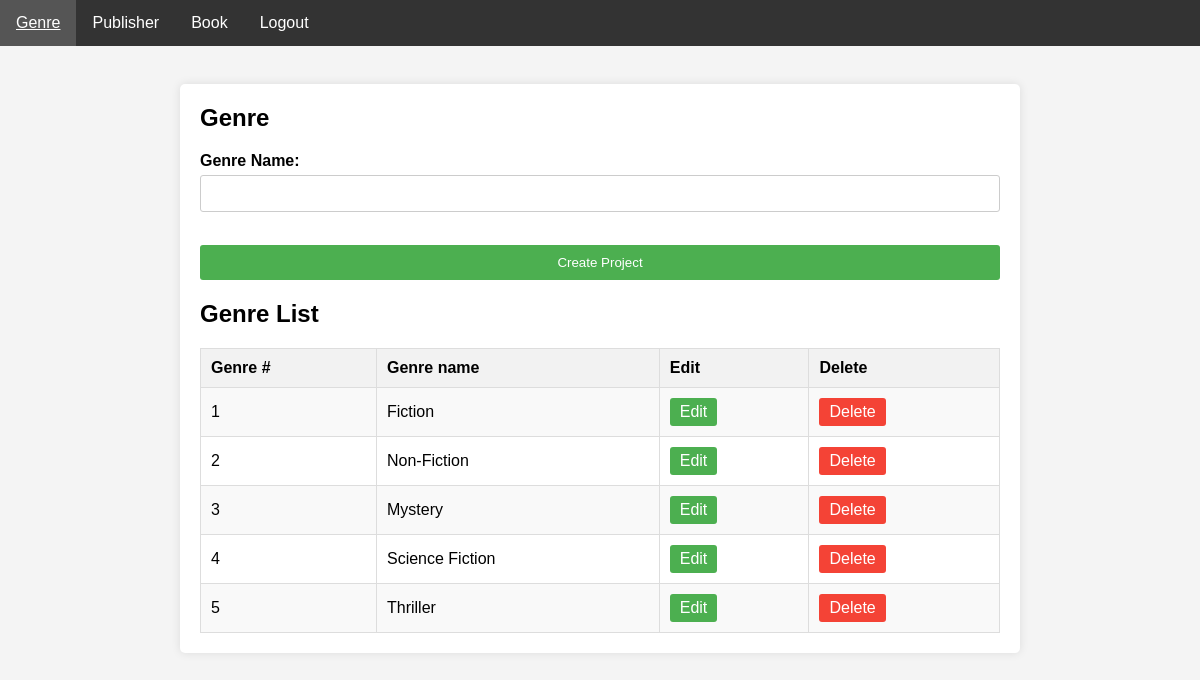
The page /CreateGenre.php on the database its author committed.
### tables this page shows
CREATE TABLE `genre` (
  `GenreID` int(11) NOT NULL,
  `GenreName` varchar(50) DEFAULT NULL
);

### CreateGenre.php (the view, shortened to what this page needs)
<?php
include 'db_config.php';
?>
<!DOCTYPE html>
<html>
<head>
</head>
<body>
    <?php include 'menu.php' ?>
<br />
<div class="container">
    <h2>Genre</h2>
    <form method="post" action="ProcessGenre.php">
        <label for="genre_name">Genre Name:</label>
        <input type="text" id="GenreName" name="GenreName" required><br><br>
        <input type="submit" value="Create Project">
    </form>
    <h2>Genre List</h2>
    <?php
    $sql = "SELECT * FROM genre";
    $result = $conn->query($sql);
    if ($result->num_rows > 0) {
        echo "<table>";
        echo "<tr><th>Genre #</th>
        <th>Genre name</th>
        <th>Edit</th><th>Delete</th></tr>";
        while ($row = $result->fetch_assoc()) {
            echo "<tr>";
            echo "<td>".$row['GenreID']."</td>";
            echo "<td>".$row['GenreName']."</td>";
            echo "<td><a class='edit-link' href='EditGenre.php?id=".$row['GenreID']."'>Edit</a></td>";
            echo "<td><a class='delete-link' href='DeleteGenre.php?id=".$row['GenreID']."'>Delete</a></td>";
            echo "</tr>";
        }
        echo "</table>";
    } else {
        echo "<p class='no-projects'>No projects found</p>";
    }
    ?>
</div>
</body>
</html>

### CreateGenre.php (style rules this page uses)
body { font-family: Arial, sans-serif; background-color: #f4f4f4; margin: 0; padding: 0; }
.container { max-width: 800px; margin: 20px auto; padding: 20px; background-color: #fff; border-radius: 5px; box-shadow: 0 0 10px rgba(0, 0, 0, 0.1); }
h2 { margin-top: 0; }
form { margin-bottom: 20px; }
label { display: block; margin-bottom: 5px; font-weight: bold; }
input[type="text"], input[type="date"], input[type="number"], select { width: 100%; padding: 10px; margin-bottom: 15px; border: 1px solid #ccc; border-radius: 3px; box-sizing: border-box; }
input[type="submit"] { background-color: #4CAF50; color: white; padding: 10px 20px; border: none; border-radius: 3px; cursor: pointer; width: 100%; }
table { width: 100%; border-collapse: collapse; }
th, td { padding: 10px; border: 1px solid #ddd; text-align: left; }
th { background-color: #f2f2f2; }
tr:nth-child(even) { background-color: #f9f9f9; }
a { text-decoration: none; color: #0366d6; }
.edit-link, .delete-link { display: inline-block; padding: 5px 10px; background-color: #4CAF50; color: white; text-decoration: none; border-radius: 3px; }
.delete-link { background-color: #f44336; }

### menu.php (style rules this page uses)
body { font-family: Arial, sans-serif; margin: 0; padding: 0; }

### rows shown on the page
genre: GenreID "1", GenreName "Fiction"
genre: GenreID "2", GenreName "Non-Fiction"
genre: GenreID "3", GenreName "Mystery"
genre: GenreID "4", GenreName "Science Fiction"
genre: GenreID "5", GenreName "Thriller"
